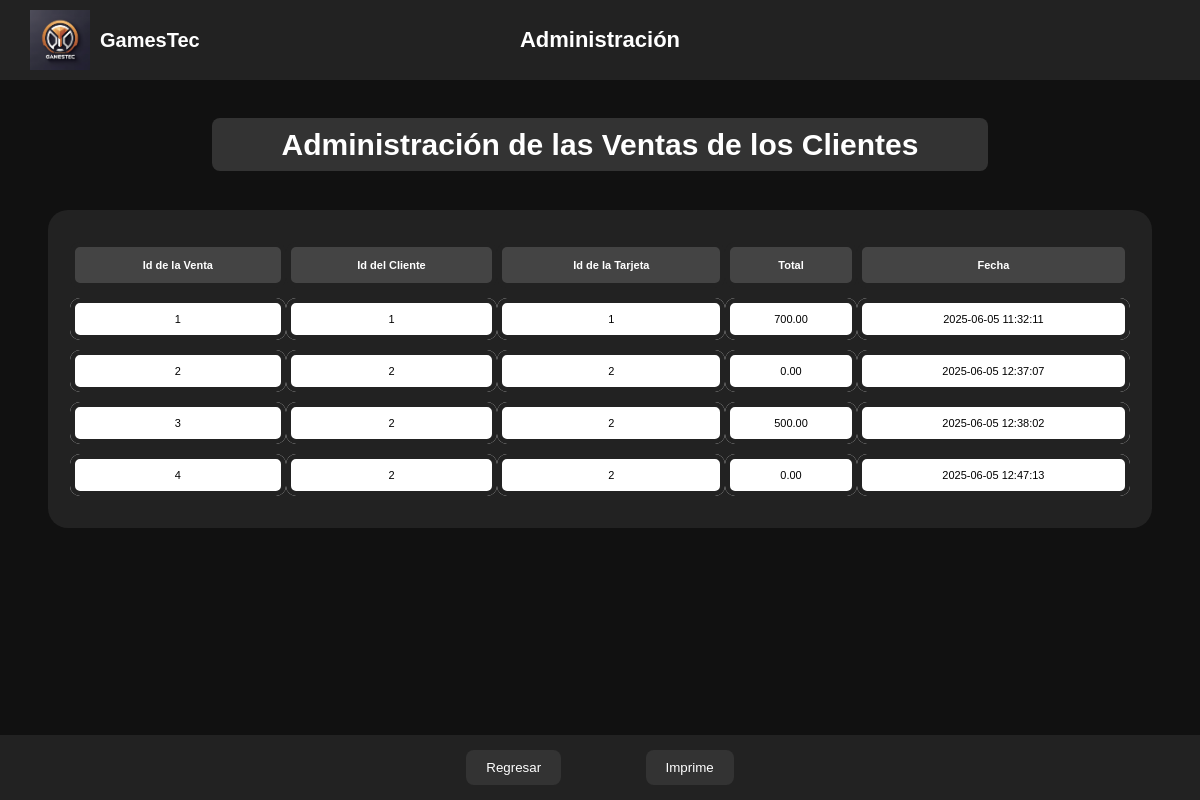
/Fuentes/GamesTecShop/Dueño/InfoVentas/Vistas/mostrar.php, run on the app's committed database.
### tables this page shows
CREATE TABLE `ventas` (
  `idVenta` int(11) NOT NULL,
  `idCliente` int(11) NOT NULL,
  `idTarjeta` int(11) NOT NULL,
  `total` decimal(10,2) NOT NULL,
  `fecha` timestamp NOT NULL DEFAULT current_timestamp()
);

### Fuentes/GamesTecShop/Dueño/InfoVentas/Modelos/crudVentas.php (called while the page is built, shortened)
<?php
require_once('../Modelos/Ventas.php');
class crudVentas {
    public function mostrarVentas(){
        $db = Db::conectar();
        $listaVenta = [];
        $select = $db->query('SELECT * FROM ventas ');
        foreach($select->fetchAll() as $venta){
            $myVenta = new Ventas();
            $myVenta->setIdVenta($venta['idVenta']);
            $myVenta->setIdCliente($venta['idCliente']);
            $myVenta->setIdTarjeta($venta['idTarjeta']);
            $myVenta->setTotal($venta['total']);
            $myVenta->setFecha($venta['fecha']);
            $listaVenta[] = $myVenta;
        }
    return $listaVenta;
    }
}
?>

### Fuentes/GamesTecShop/Dueño/InfoVentas/Modelos/Ventas.php (called while the page is built, shortened)
<?php
class Ventas {
    private $idVenta;
    private $idCliente;
    private $idTarjeta;
    private $total;
    private $fecha;
    public function getIdVenta() {
        return $this->idVenta;
    }
    public function setIdVenta($idVenta) {
        $this->idVenta = $idVenta;
    }
    public function getIdCliente() {
        return $this->idCliente;
    }
    public function setIdCliente($idCliente) {
        $this->idCliente = $idCliente;
    }
    public function getIdTarjeta() {
        return $this->idTarjeta;
    }
    public function setIdTarjeta($idTarjeta) {
        $this->idTarjeta = $idTarjeta;
    }
    public function getTotal() {
        return $this->total;
    }
    public function setTotal($total) {
        $this->total = $total;
    }
    public function getFecha() {
        return $this->fecha;
    }
    public function setFecha($fecha) {
        $this->fecha = $fecha;
    }
}
?>

### Fuentes/GamesTecShop/Dueño/InfoVentas/Vistas/mostrar.php (the view, shortened to what this page needs)
<?php
require_once('../Modelos/crudVentas.php');
require_once('../Modelos/Ventas.php');
$crud = new crudVentas();
$listaVenta = $crud->mostrarVentas();
?>
<html>
<head>
    <link rel="stylesheet" href="../../styleAdmin.css">
</head>
<body>
    <header>
        <div class="header-grid">
            <div class="logo-container">
                <img src="../../../img/GamesTecLogo.png" alt="GamesTec Logo">
                <h1>GamesTec</h1>
            </div>
            <div class="admin">
                <h2>Administración</h2>
            </div>
        </div>
    </header>
	<main class="scroll">
			<div class="subtitulo">
				<strong align="center">Administración de las Ventas de los Clientes</strong><br>
			</div>
			<div class="tabla-responsive">
				<table>
					<thead>
						<tr>
							<th>Id de la Venta</th>
							<th>Id del Cliente</th>
							<th>Id de la Tarjeta</th>
							<th>Total</th>
							<th>Fecha</th>
						</tr>
					</thead>
					<tbody>
						<?php foreach ($listaVenta as $venta) {?>
							<tr>
								<td align="center"><?php echo $venta->getIdVenta() ?></td>
								<td align="center"><?php echo $venta->getIdCliente() ?></td>
								<td align="center"><?php echo $venta->getIdTarjeta() ?></td>
								<td align="center"><?php echo $venta->getTotal() ?></td>
								<td align="center"><?php echo $venta->getFecha() ?></td>
							</tr>
						<?php }?>
					</tbody>
				</table>
			</div>
		</main>
	<footer class="responsivo">
	<div class="botones-inferiores">
		<a href="../../index.php"><button type="button" >Regresar</button></a>
    	<a href="imprimir.php"><button>Imprime</button></a>
        </div>
    </footer>
</body>
</html>

### Fuentes/GamesTecShop/Dueño/styleAdmin.css (style rules this page uses)
* { margin: 0; padding: 0; box-sizing: border-box; }
body { font-family: Arial, sans-serif; background: #111; color: #fff; }
.header-grid { display: grid; grid-template-columns: 1fr 1fr 1fr; align-items: center; padding: 10px 30px; background: #222; color: white; }
.logo-container { display: flex; align-items: center; gap: 10px; }
.logo-container img { width: 60px; }
.logo-container h1 { font-size: 20px; color: white; }
.admin { grid-column: 2 / 3; text-align: center; }
.admin h2 { margin: 0; font-size: 22px; color: white; }
html, body { height: 100%; display: flex; flex-direction: column; }
main { flex: 1; position: relative; height: 500px; overflow: hidden; }
footer { background: #222; padding: 20px; text-align: center; }
.subtitulo { text-align: center; margin-bottom: 3em; }
.subtitulo strong { padding: 10px 70px; margin: 5px; background-color: #333; color: white; border-radius: 8px; font-size: 30px; }
.tabla-responsive { overflow-x: auto; }
main.scroll { flex: 1; position: relative; overflow: visible; height: 500px; padding: 3em; }
table { width: 100%; border-collapse: separate; border-spacing: 0 10px; background-color: #222; border-radius: 20px; color: #000; padding: 10px; font-size: 11px; padding: 2em; margin-bottom: 10em; }
thead th { background-color: #444; color: #fff; padding: 12px; border: 5px solid #222; border-radius: 10px; }
tbody tr { background-color: #fff; border-radius: 20px; overflow: hidden; }
tbody td { text-align: center; padding: 10px; border: 5px solid #222; border-radius: 10px; }
.botones-inferiores { text-align: center; }
.botones-inferiores button { padding: 10px 20px; margin: 5px 40px; border: none; background-color: #333; color: white; border-radius: 8px; cursor: pointer; }
footer.responsivo { background: #222; text-align: center; display: flex; justify-content: center; align-items: center; padding: 10px 0; position: fixed; bottom: 0; left: 0; width: 100%; z-index: 100; }

### data on the page
ventas: idVenta "1", idCliente "1", idTarjeta "1", total "700.00", fecha "2025-06-05 11:32:11"
ventas: idVenta "2", idCliente "2", idTarjeta "2", total "0.00", fecha "2025-06-05 12:37:07"
ventas: idVenta "3", idCliente "2", idTarjeta "2", total "500.00", fecha "2025-06-05 12:38:02"
ventas: idVenta "4", idCliente "2", idTarjeta "2", total "0.00", fecha "2025-06-05 12:47:13"
